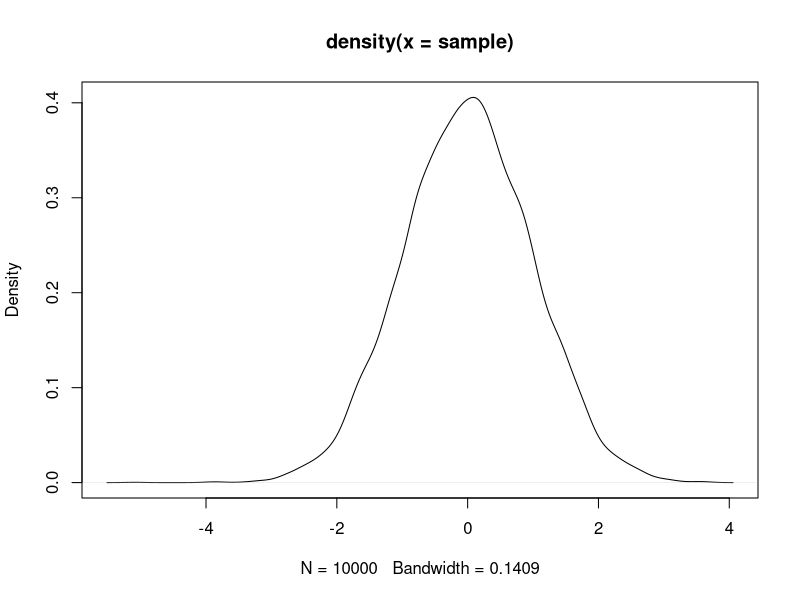

This figure's R source:
## ---- chunk 1
knitr::opts_chunk$set(echo = TRUE)
## ---- chunk 2
nsample = 10000                     # number of samples
sample = c()                        # empty vector to store samples
count = 0                           # count of samples accepted
while(length(sample) < nsample){    # loop until we have nsample samples
  U = runif(1)                      # generate a uniform random variable
  count = count + 1                 # increment count
  theta = rexp(1)                   # generate a random variable from exponential distribution
  U2 = runif(1)                     # generate a uniform random variable
  if(U <= exp((-(1-theta)^2)/2)){ # if U is less than the ratio of the posterior distribution and the candidate density
    if(U2 <= 0.5){                  # if U2 is less than 0.5 then multiply the sample by -1
      theta = -theta                # multiply the sample by -1
    }
    
    sample = c(sample, theta)       # add the sample to the vector
  }
}
cat("Acceptance Rate: ", count/nsample)
plot(density(sample))
